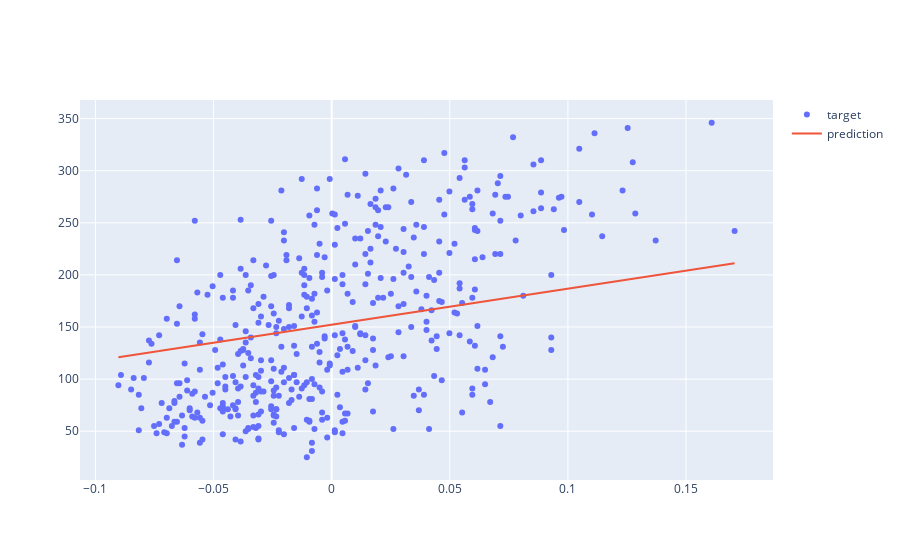

Notebook cell for this chart:
### Code cell
fig = go.Figure()

fig.add_trace(go.Scatter(
    mode="markers",
    x= X,
    y= y,
    name="target"
))

fig.add_trace(go.Scatter(
    mode='lines',
    x=X,
    y=model(X),
    name="prediction"
))

fig.show()

### Figure 1 — Plotly figure (JSON) as saved in the notebook; plotly's stock layout.template omitted (floating-point values rounded to 4 significant figures; data arrays with more than 128 entries replaced by an {"elided": "..."} marker saying what was removed)
{"data": [{"mode": "markers", "name": "target", "type": "scatter", "x": {"elided": "442 float values"}, "y": {"elided": "442 int values"}}, {"mode": "lines", "name": "prediction", "type": "scatter", "x": {"elided": "442 float values"}, "y": {"elided": "442 float values"}}], "layout": {}}
